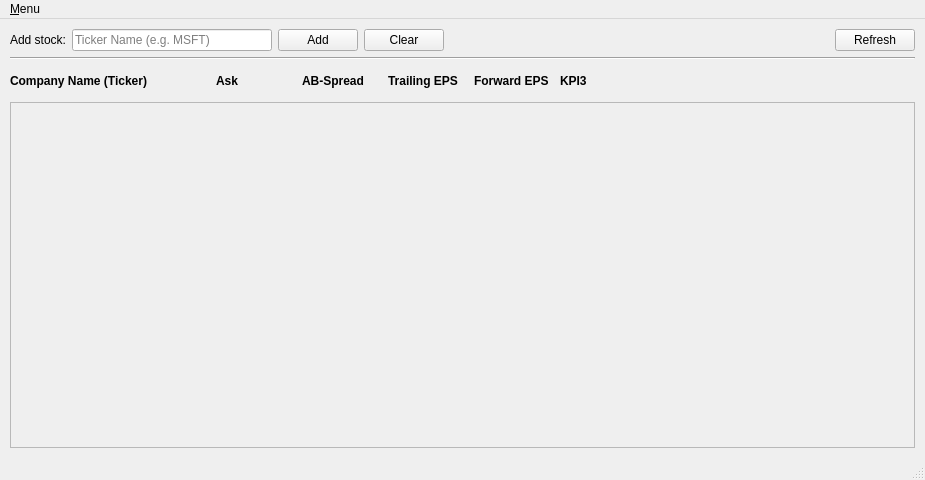
<?xml version="1.0" encoding="UTF-8"?>
<ui version="4.0">
 <class>MainWindow</class>
 <widget class="QMainWindow" name="MainWindow">
  <property name="geometry">
   <rect>
    <x>0</x>
    <y>0</y>
    <width>925</width>
    <height>480</height>
   </rect>
  </property>
  <property name="sizePolicy">
   <sizepolicy hsizetype="MinimumExpanding" vsizetype="MinimumExpanding">
    <horstretch>0</horstretch>
    <verstretch>0</verstretch>
   </sizepolicy>
  </property>
  <property name="windowTitle">
   <string>MainWindow</string>
  </property>
  <widget class="QWidget" name="centralwidget">
   <property name="sizePolicy">
    <sizepolicy hsizetype="MinimumExpanding" vsizetype="MinimumExpanding">
     <horstretch>0</horstretch>
     <verstretch>0</verstretch>
    </sizepolicy>
   </property>
   <layout class="QVBoxLayout" name="verticalLayout">
    <property name="spacing">
     <number>6</number>
    </property>
    <property name="leftMargin">
     <number>10</number>
    </property>
    <property name="topMargin">
     <number>10</number>
    </property>
    <property name="rightMargin">
     <number>10</number>
    </property>
    <property name="bottomMargin">
     <number>10</number>
    </property>
    <item>
     <layout class="QHBoxLayout" name="horizontalLayout">
      <property name="sizeConstraint">
       <enum>QLayout::SetDefaultConstraint</enum>
      </property>
      <item>
       <widget class="QLabel" name="label">
        <property name="text">
         <string>Add stock:</string>
        </property>
       </widget>
      </item>
      <item>
       <widget class="QLineEdit" name="input_add_stock">
        <property name="sizePolicy">
         <sizepolicy hsizetype="Fixed" vsizetype="Fixed">
          <horstretch>0</horstretch>
          <verstretch>0</verstretch>
         </sizepolicy>
        </property>
        <property name="minimumSize">
         <size>
          <width>200</width>
          <height>0</height>
         </size>
        </property>
        <property name="contextMenuPolicy">
         <enum>Qt::CustomContextMenu</enum>
        </property>
        <property name="toolTip">
         <string/>
        </property>
        <property name="inputMask">
         <string/>
        </property>
        <property name="placeholderText">
         <string>Ticker Name (e.g. MSFT)</string>
        </property>
       </widget>
      </item>
      <item>
       <widget class="QPushButton" name="button_add_stock">
        <property name="text">
         <string>Add</string>
        </property>
       </widget>
      </item>
      <item>
       <widget class="QPushButton" name="button_clear_stock">
        <property name="text">
         <string>Clear</string>
        </property>
       </widget>
      </item>
      <item>
       <spacer name="horizontalSpacer">
        <property name="orientation">
         <enum>Qt::Horizontal</enum>
        </property>
        <property name="sizeType">
         <enum>QSizePolicy::MinimumExpanding</enum>
        </property>
        <property name="sizeHint" stdset="0">
         <size>
          <width>0</width>
          <height>20</height>
         </size>
        </property>
       </spacer>
      </item>
      <item>
       <widget class="QPushButton" name="button_refresh">
        <property name="text">
         <string>Refresh</string>
        </property>
       </widget>
      </item>
     </layout>
    </item>
    <item>
     <widget class="Line" name="line">
      <property name="sizePolicy">
       <sizepolicy hsizetype="MinimumExpanding" vsizetype="Fixed">
        <horstretch>0</horstretch>
        <verstretch>0</verstretch>
       </sizepolicy>
      </property>
      <property name="orientation">
       <enum>Qt::Horizontal</enum>
      </property>
     </widget>
    </item>
    <item>
     <layout class="QHBoxLayout" name="horizontalLayout_4">
      <property name="sizeConstraint">
       <enum>QLayout::SetDefaultConstraint</enum>
      </property>
      <item>
       <widget class="QLabel" name="label_3">
        <property name="sizePolicy">
         <sizepolicy hsizetype="Fixed" vsizetype="Preferred">
          <horstretch>0</horstretch>
          <verstretch>0</verstretch>
         </sizepolicy>
        </property>
        <property name="minimumSize">
         <size>
          <width>200</width>
          <height>0</height>
         </size>
        </property>
        <property name="font">
         <font>
          <weight>75</weight>
          <bold>true</bold>
         </font>
        </property>
        <property name="text">
         <string>Company Name (Ticker)</string>
        </property>
       </widget>
      </item>
      <item>
       <widget class="QLabel" name="label_2">
        <property name="sizePolicy">
         <sizepolicy hsizetype="Fixed" vsizetype="Preferred">
          <horstretch>0</horstretch>
          <verstretch>0</verstretch>
         </sizepolicy>
        </property>
        <property name="minimumSize">
         <size>
          <width>80</width>
          <height>0</height>
         </size>
        </property>
        <property name="font">
         <font>
          <weight>75</weight>
          <bold>true</bold>
         </font>
        </property>
        <property name="toolTip">
         <string>Price to Buy</string>
        </property>
        <property name="text">
         <string>Ask</string>
        </property>
       </widget>
      </item>
      <item>
       <widget class="QLabel" name="label_4">
        <property name="sizePolicy">
         <sizepolicy hsizetype="Fixed" vsizetype="Preferred">
          <horstretch>0</horstretch>
          <verstretch>0</verstretch>
         </sizepolicy>
        </property>
        <property name="minimumSize">
         <size>
          <width>80</width>
          <height>0</height>
         </size>
        </property>
        <property name="font">
         <font>
          <weight>75</weight>
          <bold>true</bold>
         </font>
        </property>
        <property name="toolTip">
         <string>Difference between Price-To-Buy and Price-To-Sell</string>
        </property>
        <property name="text">
         <string>AB-Spread</string>
        </property>
       </widget>
      </item>
      <item>
       <widget class="QLabel" name="label_8">
        <property name="sizePolicy">
         <sizepolicy hsizetype="Fixed" vsizetype="Preferred">
          <horstretch>0</horstretch>
          <verstretch>0</verstretch>
         </sizepolicy>
        </property>
        <property name="minimumSize">
         <size>
          <width>80</width>
          <height>0</height>
         </size>
        </property>
        <property name="font">
         <font>
          <weight>75</weight>
          <bold>true</bold>
         </font>
        </property>
        <property name="toolTip">
         <string notr="true">Earnings Per Share of last 12 months</string>
        </property>
        <property name="text">
         <string>Trailing EPS</string>
        </property>
       </widget>
      </item>
      <item>
       <widget class="QLabel" name="label_10">
        <property name="sizePolicy">
         <sizepolicy hsizetype="Fixed" vsizetype="Preferred">
          <horstretch>0</horstretch>
          <verstretch>0</verstretch>
         </sizepolicy>
        </property>
        <property name="minimumSize">
         <size>
          <width>80</width>
          <height>0</height>
         </size>
        </property>
        <property name="font">
         <font>
          <weight>75</weight>
          <bold>true</bold>
         </font>
        </property>
        <property name="toolTip">
         <string>Projected Earning Per Share of next 12 months</string>
        </property>
        <property name="text">
         <string>Forward EPS</string>
        </property>
       </widget>
      </item>
      <item>
       <widget class="QLabel" name="label_11">
        <property name="sizePolicy">
         <sizepolicy hsizetype="Fixed" vsizetype="Preferred">
          <horstretch>0</horstretch>
          <verstretch>0</verstretch>
         </sizepolicy>
        </property>
        <property name="minimumSize">
         <size>
          <width>80</width>
          <height>0</height>
         </size>
        </property>
        <property name="font">
         <font>
          <weight>75</weight>
          <bold>true</bold>
         </font>
        </property>
        <property name="text">
         <string>KPI3</string>
        </property>
       </widget>
      </item>
      <item>
       <spacer name="horizontalSpacer_4">
        <property name="orientation">
         <enum>Qt::Horizontal</enum>
        </property>
        <property name="sizeType">
         <enum>QSizePolicy::MinimumExpanding</enum>
        </property>
        <property name="sizeHint" stdset="0">
         <size>
          <width>50</width>
          <height>20</height>
         </size>
        </property>
       </spacer>
      </item>
      <item>
       <spacer name="verticalSpacer">
        <property name="orientation">
         <enum>Qt::Vertical</enum>
        </property>
        <property name="sizeType">
         <enum>QSizePolicy::Fixed</enum>
        </property>
        <property name="sizeHint" stdset="0">
         <size>
          <width>0</width>
          <height>30</height>
         </size>
        </property>
       </spacer>
      </item>
     </layout>
    </item>
    <item>
     <widget class="QScrollArea" name="scrollArea">
      <property name="sizePolicy">
       <sizepolicy hsizetype="MinimumExpanding" vsizetype="Expanding">
        <horstretch>0</horstretch>
        <verstretch>0</verstretch>
       </sizepolicy>
      </property>
      <property name="font">
       <font>
        <kerning>true</kerning>
       </font>
      </property>
      <property name="frameShadow">
       <enum>QFrame::Raised</enum>
      </property>
      <property name="verticalScrollBarPolicy">
       <enum>Qt::ScrollBarAsNeeded</enum>
      </property>
      <property name="horizontalScrollBarPolicy">
       <enum>Qt::ScrollBarAsNeeded</enum>
      </property>
      <property name="widgetResizable">
       <bool>true</bool>
      </property>
      <widget class="QWidget" name="scrollAreaWidgetContents">
       <property name="geometry">
        <rect>
         <x>0</x>
         <y>0</y>
         <width>903</width>
         <height>339</height>
        </rect>
       </property>
       <property name="sizePolicy">
        <sizepolicy hsizetype="MinimumExpanding" vsizetype="Preferred">
         <horstretch>0</horstretch>
         <verstretch>0</verstretch>
        </sizepolicy>
       </property>
       <property name="minimumSize">
        <size>
         <width>0</width>
         <height>0</height>
        </size>
       </property>
       <layout class="QVBoxLayout" name="list_stocks">
        <property name="leftMargin">
         <number>0</number>
        </property>
        <property name="topMargin">
         <number>0</number>
        </property>
        <property name="rightMargin">
         <number>0</number>
        </property>
        <property name="bottomMargin">
         <number>0</number>
        </property>
        <item>
         <spacer name="verticalSpacer_2">
          <property name="orientation">
           <enum>Qt::Vertical</enum>
          </property>
          <property name="sizeHint" stdset="0">
           <size>
            <width>20</width>
            <height>40</height>
           </size>
          </property>
         </spacer>
        </item>
       </layout>
      </widget>
     </widget>
    </item>
   </layout>
  </widget>
  <widget class="QMenuBar" name="menubar">
   <property name="geometry">
    <rect>
     <x>0</x>
     <y>0</y>
     <width>925</width>
     <height>21</height>
    </rect>
   </property>
   <widget class="QMenu" name="menuMenu">
    <property name="title">
     <string>&amp;Menu</string>
    </property>
    <addaction name="actionShow_KPI_Info"/>
    <addaction name="separator"/>
    <addaction name="menuitem_save_stocks"/>
    <addaction name="menuitem_delete_stocks"/>
    <addaction name="separator"/>
    <addaction name="menuitem_toolinfo"/>
    <addaction name="menuitem_showlicenses"/>
   </widget>
   <addaction name="menuMenu"/>
  </widget>
  <widget class="QStatusBar" name="statusbar"/>
  <action name="menuitem_save_stocks">
   <property name="text">
    <string>&amp;Save stock selection</string>
   </property>
  </action>
  <action name="menuitem_delete_stocks">
   <property name="text">
    <string>&amp;Delete stock selection</string>
   </property>
  </action>
  <action name="menuitem_toolinfo">
   <property name="text">
    <string>Show Tool &amp;Info</string>
   </property>
  </action>
  <action name="menuitem_showlicenses">
   <property name="text">
    <string>Show &amp;OSS Licences</string>
   </property>
  </action>
  <action name="actionShow_KPI_Info">
   <property name="text">
    <string>Show KPI Info</string>
   </property>
  </action>
 </widget>
 <resources/>
 <connections/>
</ui>
